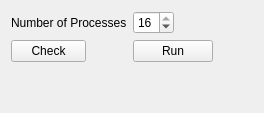
          <widget class="QWidget" name="tab_5">
           <attribute name="title">
            <string>Solver</string>
           </attribute>
           <layout class="QGridLayout" name="gridLayout_5">
            <item row="0" column="2">
             <spacer name="horizontalSpacer_6">
              <property name="orientation">
               <enum>Qt::Horizontal</enum>
              </property>
              <property name="sizeHint" stdset="0">
               <size>
                <width>40</width>
                <height>20</height>
               </size>
              </property>
             </spacer>
            </item>
            <item row="0" column="0">
             <widget class="QLabel" name="label_5">
              <property name="text">
               <string>Number of Processes</string>
              </property>
             </widget>
            </item>
            <item row="1" column="1">
             <widget class="QPushButton" name="solverRunButton">
              <property name="sizePolicy">
               <sizepolicy hsizetype="Fixed" vsizetype="Fixed">
                <horstretch>0</horstretch>
                <verstretch>0</verstretch>
               </sizepolicy>
              </property>
              <property name="text">
               <string>Run</string>
              </property>
             </widget>
            </item>
            <item row="0" column="1">
             <widget class="QSpinBox" name="solverNOfProcessesSpinBox">
              <property name="sizePolicy">
               <sizepolicy hsizetype="Fixed" vsizetype="Fixed">
                <horstretch>0</horstretch>
                <verstretch>0</verstretch>
               </sizepolicy>
              </property>
              <property name="minimumSize">
               <size>
                <width>30</width>
                <height>0</height>
               </size>
              </property>
              <property name="minimum">
               <number>1</number>
              </property>
              <property name="maximum">
               <number>16</number>
              </property>
              <property name="value">
               <number>16</number>
              </property>
             </widget>
            </item>
            <item row="1" column="0">
             <widget class="QPushButton" name="solverCheckButton">
              <property name="sizePolicy">
               <sizepolicy hsizetype="Fixed" vsizetype="Fixed">
                <horstretch>0</horstretch>
                <verstretch>0</verstretch>
               </sizepolicy>
              </property>
              <property name="minimumSize">
               <size>
                <width>75</width>
                <height>0</height>
               </size>
              </property>
              <property name="maximumSize">
               <size>
                <width>75</width>
                <height>16777215</height>
               </size>
              </property>
              <property name="text">
               <string>Check</string>
              </property>
             </widget>
            </item>
            <item row="2" column="0">
             <spacer name="verticalSpacer_2">
              <property name="orientation">
               <enum>Qt::Vertical</enum>
              </property>
              <property name="sizeHint" stdset="0">
               <size>
                <width>20</width>
                <height>40</height>
               </size>
              </property>
             </spacer>
            </item>
           </layout>
          </widget>
